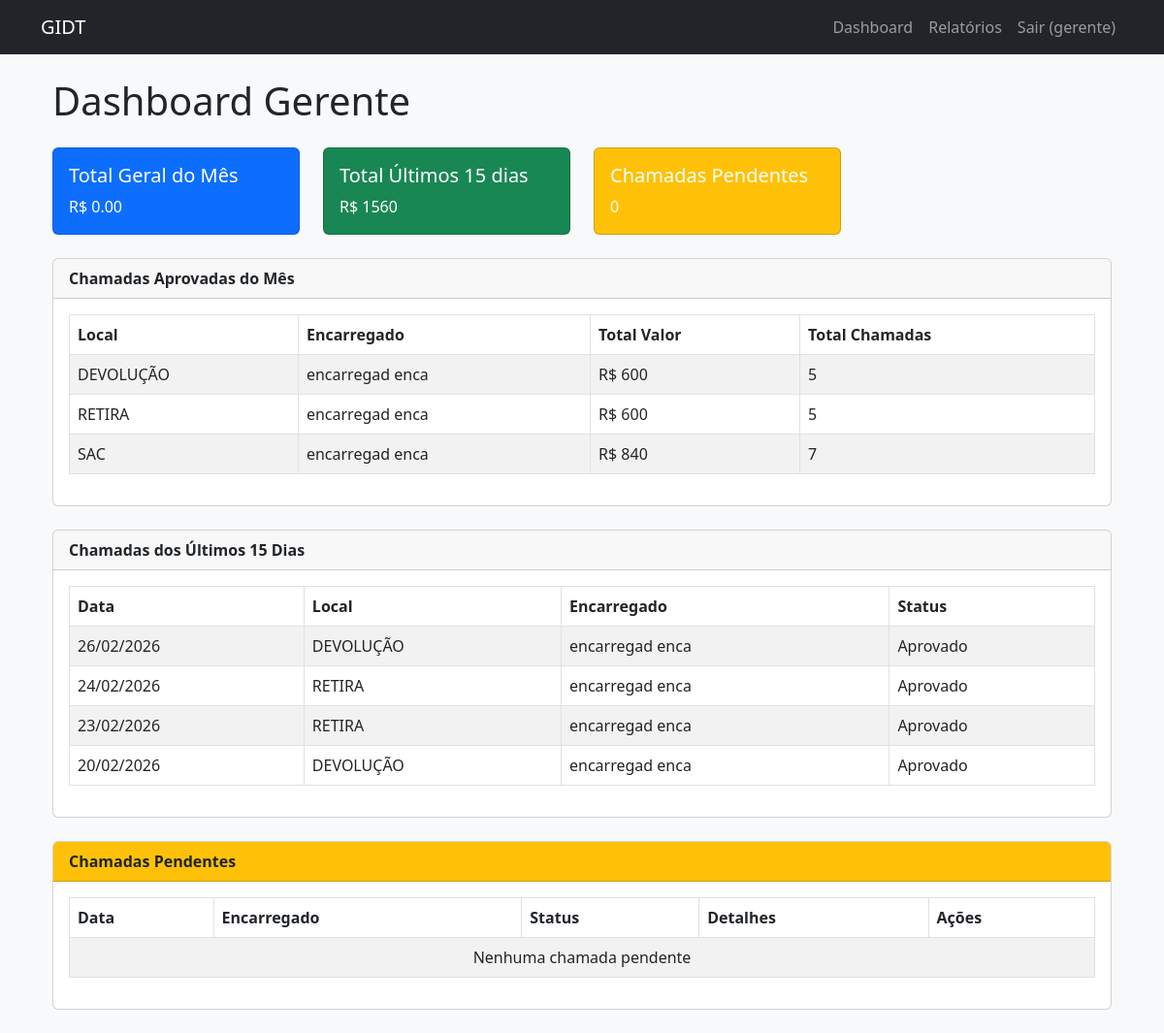
The page /dashboard/ (signed in) on the database its author committed.
### gestao/models.py (models this page shows, shortened)
class User(AbstractUser):
    ROLE_CHOICES = (
        ('gestor', 'Gestor'),
        ('gerente', 'Gerente'),
        ('encarregado', 'Encarregado'),
        ('usuario', 'Usuário'),
        ('administrador', 'Administrador'),
    )
    role = models.CharField(max_length=20, choices=ROLE_CHOICES, default='usuario')
    cpf = models.CharField(max_length=14, unique=True, null=True, blank=True)
    telefone = models.CharField(max_length=20, blank=True)
    endereco = models.TextField(blank=True)
    aprovado = models.BooleanField(default=False)  # apenas para usuários
    aprovado_por = models.ForeignKey('self', on_delete=models.SET_NULL, null=True, blank=True, related_name='aprovados')
    aprovado_em = models.DateTimeField(null=True, blank=True)
    pix = models.CharField(max_length=50, blank=True)

class Chamada(models.Model):
    STATUS_CHOICES = (
        ('pendente', 'Pendente'),
        ('aprovado', 'Aprovado'),
        ('rejeitado', 'Rejeitado'),
    )
    data = models.DateField()
    encarregado = models.ForeignKey(User, on_delete=models.CASCADE, related_name='chamadas_criadas')
    criado_em = models.DateTimeField(auto_now_add=True)
    aprovado_por = models.ForeignKey(User, on_delete=models.SET_NULL, null=True, blank=True, related_name='chamadas_aprovadas')
    aprovado_em = models.DateTimeField(null=True, blank=True)
    status = models.CharField(max_length=20, choices=STATUS_CHOICES, default='pendente')
    class Meta:
        unique_together = ['data', 'encarregado']  # um encarregado só pode ter uma chamada por dia

class Presenca(models.Model):
    chamada = models.ForeignKey(Chamada, on_delete=models.CASCADE, related_name='presencas')
    usuario = models.ForeignKey(User, on_delete=models.CASCADE, related_name='presencas')
    local = models.ForeignKey(Local, on_delete=models.CASCADE)
    hora_chegada = models.TimeField(null=True, blank=True)
    hora_saida = models.TimeField(null=True, blank=True)
    class Meta:
        unique_together = ['chamada', 'usuario']  # um usuário só pode estar uma vez por chamada

class Local(models.Model):
    nome = models.CharField(max_length=50)
    descricao = models.TextField(blank=True)

### gestao/views/Vencarregado.py (the view, shortened to what this page needs)
# urls.py: path('dashboard/', dashboard, name='dashboard'),
@login_required
def dashboard(request):
    role = request.user.role
    if role == 'encarregado':
        return dashboard_encarregado(request)
    elif role == 'gerente':
        hoje = timezone.now().date()
        inicio_mes = hoje.replace(day=1)
        inicio_quinzena = hoje - timedelta(days=15)
        chamadas_mes = (
            Chamada.objects
            .filter(data__gte=inicio_mes, status='aprovado')
            .values(
                'presencas__local__nome',
                'encarregado__first_name',
                'encarregado__last_name'
            )
            .annotate(
                total_chamadas=Count('presencas'),
                total_valor=ExpressionWrapper(
                    Count('presencas') * VALOR_POR_CHAMADA,
                    output_field=DecimalField(max_digits=10, decimal_places=2)
                )
            )
            .order_by('presencas__local__nome', 'encarregado__first_name')
        )
        total_geral_mes = (
            Chamada.objects
            .filter(data__gte=inicio_mes, status='aprovado')
            .annotate(total=Count('presencas') * VALOR_POR_CHAMADA)
            .aggregate(total=Sum('total'))['total'] or 0
        )
        chamadas_quinzena = (
            Chamada.objects
            .filter(data__gte=inicio_quinzena, status='aprovado')
            .prefetch_related('presencas__local')
            .select_related('encarregado')
            .order_by('-data')
        )
        total_quinzena = (
            sum(ch.presencas.count() * VALOR_POR_CHAMADA for ch in chamadas_quinzena)
            if chamadas_quinzena else 0
        )
        chamadas_pendentes = Chamada.objects.filter(status='pendente')
        context = {
            'chamadas': chamadas_pendentes,
            'chamadas_mes': chamadas_mes,
            'total_geral_mes': total_geral_mes,
            'chamadas_quinzena': chamadas_quinzena,
            'total_quinzena': total_quinzena,
        }
        return render(request, 'gerente/dashboard.html', context)
    else:  # usuario
        return render(request, 'usuario/perfil.html')

### templates/gerente/dashboard.html (shortened to what this page needs)
{% extends "base.html" %}
{% load static %}
{% block content %}
<div class="container mt-4">
    <h1 class="mb-4">Dashboard Gerente</h1>
    <div class="row mb-4">
        <div class="col-md-3">
            <div class="card text-white bg-primary">
                <div class="card-body">
                    <h5 class="card-title">Total Geral do Mês</h5>
                    <p class="card-text">R$ {{ total_geral_mes|default:"0.00" }}</p>
                </div>
            </div>
        </div>
        <div class="col-md-3">
            <div class="card text-white bg-success">
                <div class="card-body">
                    <h5 class="card-title">Total Últimos 15 dias</h5>
                    <p class="card-text">R$ {{ total_quinzena|default:"0.00" }}</p>
                </div>
            </div>
        </div>
        <div class="col-md-3">
            <div class="card text-white bg-warning">
                <div class="card-body">
                    <h5 class="card-title">Chamadas Pendentes</h5>
                    <p class="card-text">{{ chamadas.count }}</p>
                </div>
            </div>
        </div>
    </div>
    <div class="card mb-4">
        <div class="card-header">
            <strong>Chamadas Aprovadas do Mês</strong>
        </div>
        <div class="card-body">
            <table class="table table-bordered table-striped">
                <thead>
                    <tr>
                        <th>Local</th>
                        <th>Encarregado</th>
                        <th>Total Valor</th>
                        <th>Total Chamadas</th>
                    </tr>
                </thead>
                <tbody>
                    {% for c in chamadas_mes %}
                    <tr>
                        <td>{{ c.presencas__local__nome }}</td>
                        <td>{{ c.encarregado__first_name }} {{ c.encarregado__last_name }}</td>
                        <td>R$ {{ c.total_valor|default:"0.00" }}</td>
                        <td>{{ c.total_chamadas|default:"0" }}</td>
                    </tr>
                    {% empty %}
                    <tr>
                        <td colspan="4" class="text-center">Nenhuma chamada registrada neste mês</td>
                    </tr>
                    {% endfor %}
                </tbody>
            </table>
        </div>
    </div>
    <div class="card mb-4">
        <div class="card-header">
            <strong>Chamadas dos Últimos 15 Dias</strong>
        </div>
        <div class="card-body">
            <table class="table table-bordered table-striped">
                <thead>
                    <tr>
                        <th>Data</th>
                        <th>Local</th>
                        <th>Encarregado</th>
                        <th>Status</th>
                    </tr>
                </thead>
                <tbody>
                    {% for c in chamadas_quinzena %}
                    <tr>
                        <td>{{ c.data|date:"d/m/Y" }}</td>
                        <td>
                            {% with primeira=c.presencas.first %}
                                {{ primeira.local.nome|default:"—" }}
                            {% endwith %}
                        </td>
                        <td>{{ c.encarregado.first_name }} {{ c.encarregado.last_name }}</td>
                        <td>{{ c.get_status_display }}</td>
                    </tr>
                    {% empty %}
                    <tr>
                        <td colspan="4" class="text-center">Nenhuma chamada nos últimos 15 dias</td>
                    </tr>
                    {% endfor %}
                </tbody>
            </table>
        </div>
    </div>
    <div class="card mb-4">
        <div class="card-header bg-warning text-dark">
            <strong>Chamadas Pendentes</strong>
        </div>
        <div class="card-body">
            <table class="table table-bordered table-striped">
                <thead>
                    <tr>
                        <th>Data</th>
                        <th>Encarregado</th>
                        <th>Status</th>
                        <th>Detalhes</th>
                        <th>Ações</th>
                    </tr>
                </thead>
                <tbody>
                    {% for c in chamadas %}
                    <tr>
                        <td>{{ c.data|date:"d/m/Y" }}</td>
                        <td>{{ c.encarregado.first_name }} {{ c.encarregado.last_name }}</td>
                        <td>{{ c.get_status_display }}</td>
                        <td>
                            <a href="{% url 'gerente_chamada_detail' c.id %}" class="btn btn-info btn-sm">
                                <i class="bi bi-eye"></i> Detalhes
                            </a>
                        </td>
                        <td>
                            <form method="post" action="{% url 'gerente_chamada_detail' c.id %}" style="display:inline;">
                                {% csrf_token %}
                                <input type="hidden" name="acao" value="aprovar">
                                <button type="submit" class="btn btn-success btn-sm">
                                    <i class="bi bi-check-circle"></i> Aprovar
                                </button>
                            </form>
                            <form method="post" action="{% url 'gerente_chamada_detail' c.id %}" style="display:inline;">
                                {% csrf_token %}
                                <input type="hidden" name="acao" value="rejeitar">
                                <button type="submit" class="btn btn-danger btn-sm">
                                    <i class="bi bi-x-circle"></i> Rejeitar
                                </button>
                            </form>
                        </td>
                    </tr>
                    {% empty %}
                    <tr>
                        <td colspan="5" class="text-center">Nenhuma chamada pendente</td>
                    </tr>
                    {% endfor %}
                </tbody>
            </table>
        </div>
    </div>
</div>
{% endblock %}

### templates/base.html (shortened to what this page needs)
<!DOCTYPE html>
<html lang="pt-br">
<head>
    <link href="https://cdn.jsdelivr.net/npm/bootstrap@5.3.0/dist/css/bootstrap.min.css" rel="stylesheet">
    <link rel="stylesheet" href="/static/css/style.css">
</head>
<body>
    <nav class="navbar navbar-expand-lg navbar-dark bg-dark">
        <div class="container">
            <a class="navbar-brand" href="{% url 'index' %}">GIDT</a>
            <div class="collapse navbar-collapse" id="navbarNav">
                <ul class="navbar-nav ms-auto">
                    {% if user.is_authenticated %}
                        <li class="nav-item">
                            <a class="nav-link" href="{% url 'dashboard' %}">Dashboard</a>
                        </li>
                        {% if user.role == 'gerente' %}
                            <li class="nav-item"><a class="nav-link" href="{% url 'relatorio' %}">Relatórios</a></li>
                        {% endif %}
                        <li class="nav-item">
                            <a class="nav-link" href="{% url 'logout' %}">Sair ({{ user.first_name|default:user.username }})</a>
                        </li>
                    {% else %}
                        <li class="nav-item"><a class="nav-link" href="{% url 'login' %}">Login</a></li>
                        <li class="nav-item"><a class="nav-link" href="{% url 'register' %}">Registrar</a></li>
                    {% endif %}
                </ul>
            </div>
        </div>
    </nav>
    <main class="container mt-4">
        {% block content %}{% endblock %}
    </main>
</body>
</html>

### static/css/style.css (style rules this page uses)
body { background-color: #f8f9fa; }
.navbar { margin-bottom: 20px; }

### rows shown on the page
User: first_name "gerente"
User: presencas__local__nome "DEVOLUÇÃO", encarregado__first_name "encarregad", encarregado__last_name "enca", total_valor "600", total_chamadas "5", presencas__local__nome "RETIRA", presencas__local__nome "SAC", total_valor "840", total_chamadas "7"
Chamada: data "26/02/2026", presencas.first.local.nome "DEVOLUÇÃO", encarregado.first_name "encarregad", encarregado.last_name "enca", status "Aprovado"
Chamada: data "24/02/2026", presencas.first.local.nome "RETIRA", encarregado.first_name "encarregad", encarregado.last_name "enca", status "Aprovado"
Chamada: data "23/02/2026", presencas.first.local.nome "RETIRA", encarregado.first_name "encarregad", encarregado.last_name "enca", status "Aprovado"
Chamada: data "20/02/2026", presencas.first.local.nome "DEVOLUÇÃO", encarregado.first_name "encarregad", encarregado.last_name "enca", status "Aprovado"

### other values the page prints
{{ total_geral_mes|default:"0.00" }} "0.00"
{{ total_quinzena|default:"0.00" }} "1560"
{{ chamadas.count }} "0"
